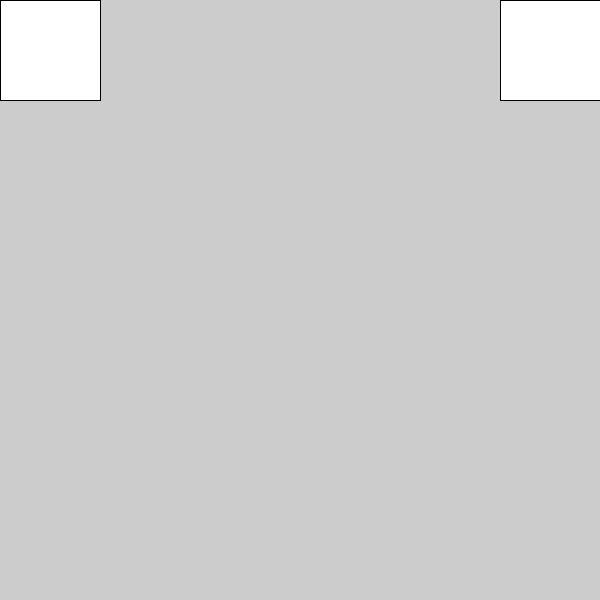
Frame 1 (no input)
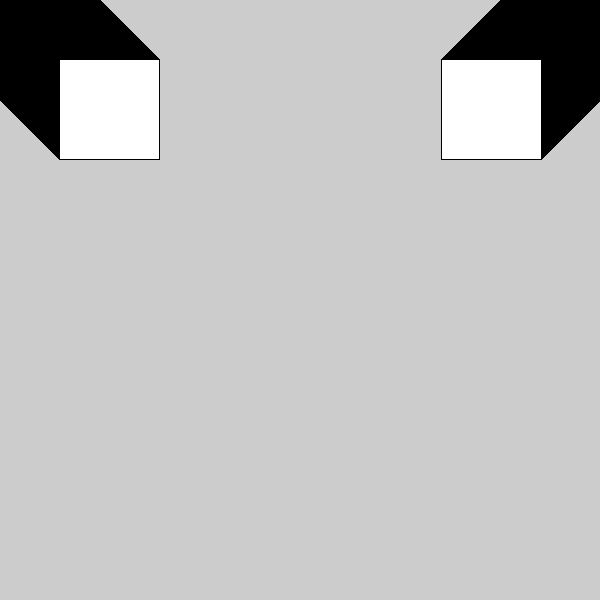
Frame 60 (the mouse pressed at the canvas centre just before this capture)
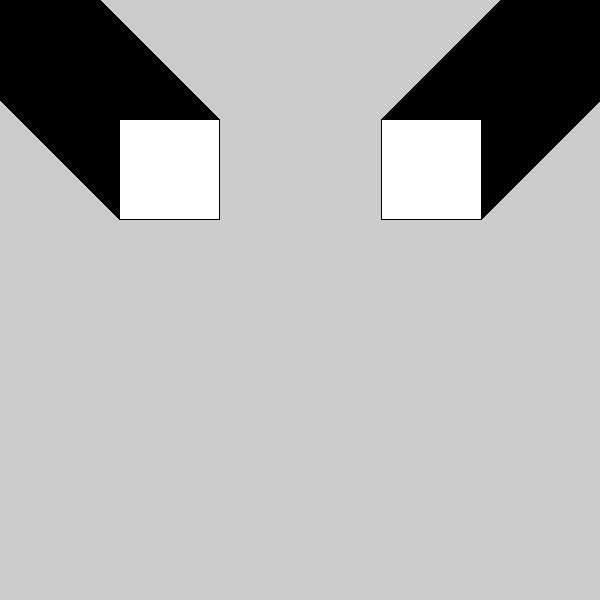
Frame 120 (the mouse held since frame 60 and released just before this capture)

The Processing sketch that drew these frames (run headless with seeded random() and noise(); from frame 60 on, the mouse is pressed at the canvas centre):

// Processing sketch: sketch_13
// ── sketch_13.pde
PVector v1, v2, v3, v4;

void setup() {
  rectMode(CENTER);
  size(600,600);
  v1 = new PVector(50, 50);
  v2 = new PVector(width-50,50);
  v3 = new PVector(1, 1);
  v4 = new PVector(-1, 1);
}

void draw() {
  rect(v1.x, v1.y, 100, 100);
  rect(v2.x, v2.y, 100, 100);
  v1.add(v3);
  v2.add(v4);
}
